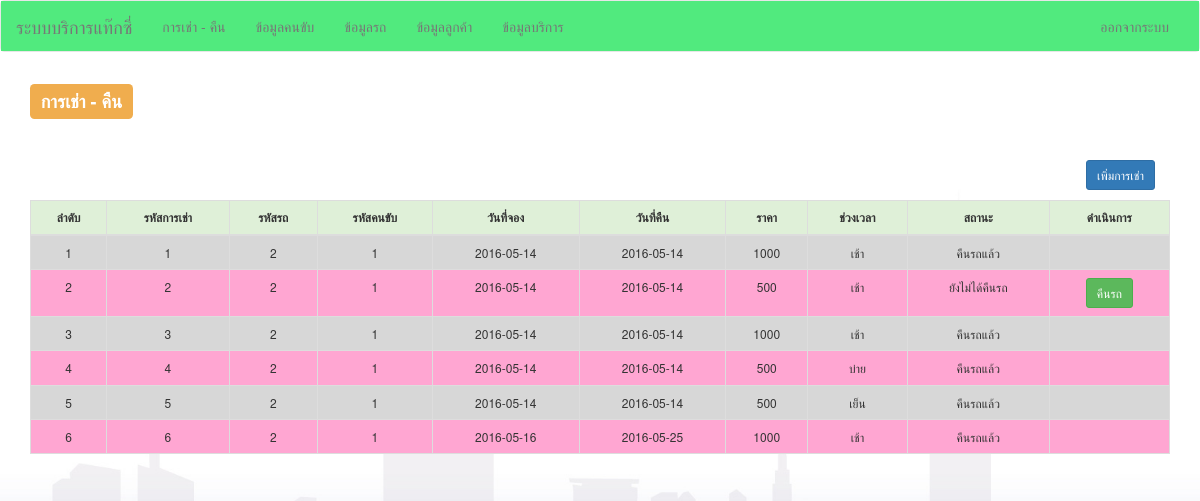
Screenshot of /index.php?viewName=rentList (signed in) with the database file from the repository.
### tables this page shows
CREATE TABLE `rent` (
  `rentID` int(11) NOT NULL,
  `carID` int(11) NOT NULL,
  `driverID` int(11) NOT NULL,
  `rentDate` date NOT NULL,
  `returnDate` date NOT NULL,
  `price` int(11) NOT NULL,
  `shift` enum('เช้า','บ่าย','เย็น') NOT NULL,
  `status` enum('ยังไม่ได้คืนรถ','คืนรถแล้ว') NOT NULL
);

### model/rent.php (called while the page is built, shortened)
<?php
class Rent {
    public function read($condition = " 1=1") {
         $this->sql = "SELECT * FROM rent WHERE $condition";
        $query = mysql_query($this->sql);
        if ($query) {
            $result = array();
            while ($row = mysql_fetch_array($query, MYSQL_ASSOC)) {
                $result[] = $row;
            }
            return $result;
        } else {
            return false;
        }
    }
}
?>

### views/rentList.php (the view, shortened to what this page needs)
<?php
include "./model/rent.php";
$obj = new Rent();
$rows = $obj->read();
?>
<div class="container">
    <h3><label class="label label-warning">การเช่า - คืน</label></h3>
    <br /><br>
    <div class="col-md-12 pull-right">
    	<a href="index.php?viewName=add_rent" class="btn  btn-sm btn-primary pull-right">เพิ่มการเช่า</a>
    </div>
    <br /><br>
    <div class="table-responsive">
        <table class="table table-bordered table-hover" style="font-size:12px;">
            <thead>
                <tr class="success">
                    <th class="text-center">ลำดับ</th>
                    <th class="text-center">รหัสการเช่า</th>
                    <th class="text-center">รหัสรถ</th>
                    <th class="text-center">รหัสคนขับ</th>
                    <th class="text-center">วันที่จอง</th>
	            <th class="text-center">วันที่คืน</th>
                    <th class="text-center">ราคา</th>
                    <th class="text-center">ช่วงเวลา</th>
                    <th class="text-center">สถานะ</th>
                    <th class="text-center">ดำเนินการ</th>
                </tr>
            </thead>
            <tbody>
                <?php
                if ($rows != false) {
                    $count = 1;
                    foreach ($rows as $row) {
                        ?>
                        <tr>
                            <td class="text-center"><?= $count++; ?></td>
                            <td class="text-center"><?= $row["rentID"] ?></td>
                            <td class="text-center"><?= $row["carID"] ?></td>
                            <td class="text-center"><?= $row["driverID"] ?></td>
                            <td class="text-center"><?= $row["rentDate"] ?></td>
                            <td class="text-center"><?= $row["returnDate"] ?></td>
			    <td class="text-center"><?= $row["price"] ?></td>
                            <td class="text-center"><?= $row["shift"] ?></td>
                            <td class="text-center"><?= $row["status"] ?></td>
                            <td class="text-center">
                                <?php if($row["status"] == "ยังไม่ได้คืนรถ") { ?>
                                    <a href="doStatusRent.php?rentID=<?= $row["rentID"] ?>" class="btn btn-sm btn-success">
                                       คืนรถ
                                    </a>
                                <?php } ?>
                            </td>
                        </tr>
                        <?php
                    }
                }
                ?>
            </tbody>
        </table>
    </div>
</div>

### css/site.css (style rules this page uses)
body { background: url('../images/bg0004.jpg')no-repeat center center fixed; -webkit-background-size: cover; -moz-background-size: cover; -o-background-size: cover; background-size: cover; }
tr:nth-child(odd) { background-color: #D7D7D7; }
tr:nth-child(even) { background-color: #FFA6D2; }

### rows the page displays
rent: rentID "1", carID "2", driverID "1", rentDate "2016-05-14", returnDate "2016-05-14", price "1000", shift "เช้า", status "คืนรถแล้ว"
rent: rentID "2", carID "2", driverID "1", rentDate "2016-05-14", returnDate "2016-05-14", price "500", shift "เช้า", status "ยังไม่ได้คืนรถ"
rent: rentID "3", carID "2", driverID "1", rentDate "2016-05-14", returnDate "2016-05-14", price "1000", shift "เช้า", status "คืนรถแล้ว"
rent: rentID "4", carID "2", driverID "1", rentDate "2016-05-14", returnDate "2016-05-14", price "500", shift "บ่าย", status "คืนรถแล้ว"
rent: rentID "5", carID "2", driverID "1", rentDate "2016-05-14", returnDate "2016-05-14", price "500", shift "เย็น", status "คืนรถแล้ว"
rent: rentID "6", carID "2", driverID "1", rentDate "2016-05-16", returnDate "2016-05-25", price "1000", shift "เช้า", status "คืนรถแล้ว"
